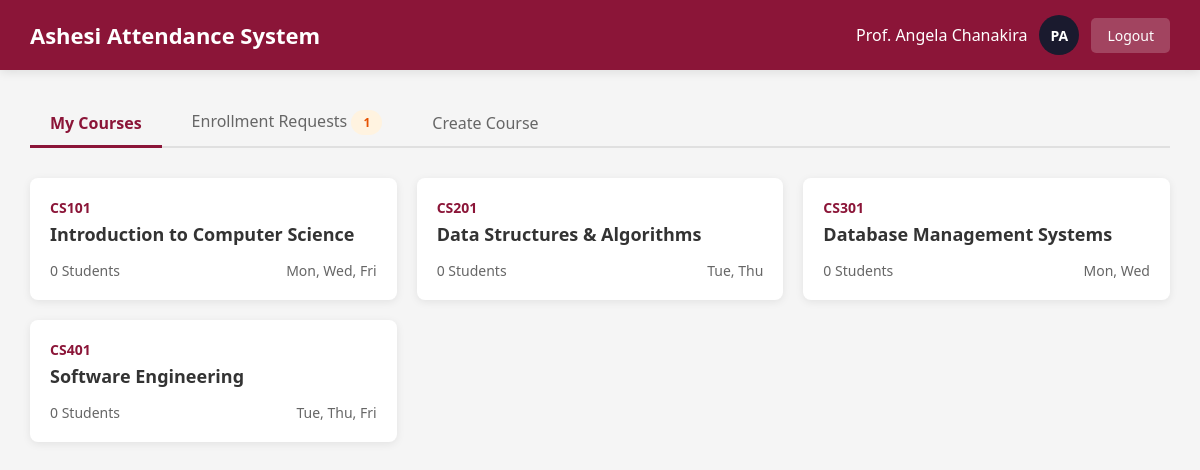
Page /activity4/faculty_dashboard.php (signed in) on the committed database.
### tables this page shows
CREATE TABLE `courses` (
  `id` int(11) NOT NULL,
  `course_code` varchar(20) NOT NULL,
  `course_name` varchar(150) NOT NULL,
  `faculty_id` int(11) NOT NULL,
  `schedule` varchar(100) DEFAULT NULL,
  `created_at` timestamp NOT NULL DEFAULT current_timestamp()
);

### activity4/config.php (called while the page is built, shortened)
<?php
function get_initials($name) {
    $words = explode(' ', $name);
    $initials = '';
    foreach ($words as $word) {
        $initials .= strtoupper(substr($word, 0, 1));
    }
    return substr($initials, 0, 2);
}
?>

### activity4/faculty_dashboard.php (the view, shortened to what this page needs)
<?php
require_once 'config.php';
$conn = getDBConnection();
$user_id = $_SESSION['user_id'];
$stmt = $conn->prepare("
    SELECT c.*,
           (SELECT COUNT(*) FROM enrollment_requests WHERE course_id = c.id AND status = 'approved') as student_count
    FROM courses c
    WHERE c.faculty_id = ?
    ORDER BY c.created_at DESC
");
$stmt->bind_param("i", $user_id);
$stmt->execute();
$courses = $stmt->get_result()->fetch_all(MYSQLI_ASSOC);
$stmt = $conn->prepare("
    SELECT er.*, u.full_name, u.email, c.course_code, c.course_name
    FROM enrollment_requests er
    JOIN users u ON er.student_id = u.id
    JOIN courses c ON er.course_id = c.id
    WHERE c.faculty_id = ? AND er.status = 'pending'
    ORDER BY er.requested_at DESC
");
$stmt->bind_param("i", $user_id);
$stmt->execute();
$pending_requests = $stmt->get_result()->fetch_all(MYSQLI_ASSOC);
?>
<!DOCTYPE html>
<html lang="en">
<head>
    <link rel="stylesheet" href="faculty.css">
</head>
<body>
    <nav class="navbar">
        <h1>Ashesi Attendance System</h1>
        <div class="user-info">
            <span><?php echo htmlspecialchars($_SESSION['full_name']); ?></span>
            <div class="user-avatar"><?php echo get_initials($_SESSION['full_name']); ?></div>
            <a href="logout.php" class="logout-btn">Logout</a>
        </div>
    </nav>
    <div class="container">
        <div class="tabs">
            <button class="tab active" onclick="showTab('courses')">My Courses</button>
            <button class="tab" onclick="showTab('requests')">
                Enrollment Requests
                <?php if (count($pending_requests) > 0): ?>
                    <span class="badge badge-pending"><?php echo count($pending_requests); ?></span>
                <?php endif; ?>
            </button>
            <button class="tab" onclick="showTab('create')">Create Course</button>
        </div>
        <div id="courses" class="tab-content active">
            <?php if (empty($courses)): ?>
                <div class="empty-state">
                    <p>You haven't created any courses yet.</p>
                </div>
            <?php else: ?>
                <div class="courses-grid">
                    <?php foreach ($courses as $course): ?>
                        <div class="course-card">
                            <div class="course-code"><?php echo htmlspecialchars($course['course_code']); ?></div>
                            <div class="course-name"><?php echo htmlspecialchars($course['course_name']); ?></div>
                            <div class="course-meta">
                                <span><?php echo $course['student_count']; ?> Students</span>
                                <span><?php echo htmlspecialchars($course['schedule'] ?: 'No schedule'); ?></span>
                            </div>
                        </div>
                    <?php endforeach; ?>
                </div>
            <?php endif; ?>
        </div>
    </div>
</body>
</html>

### activity4/faculty.css (style rules this page uses)
* { margin: 0; padding: 0; box-sizing: border-box; font-family: 'Segoe UI', Tahoma, Geneva, Verdana, sans-serif; }
body { background: #f5f5f5; min-height: 100vh; }
.navbar { background: #8B1538; color: white; padding: 15px 30px; display: flex; justify-content: space-between; align-items: center; box-shadow: 0 2px 10px rgba(0,0,0,0.1); }
.navbar h1 { font-size: 22px; }
.user-info { display: flex; align-items: center; gap: 12px; }
.user-avatar { width: 40px; height: 40px; background: #1a1a2e; border-radius: 50%; display: flex; align-items: center; justify-content: center; font-weight: bold; font-size: 14px; }
.logout-btn { background: rgba(255,255,255,0.2); color: white; padding: 8px 16px; border: none; border-radius: 5px; cursor: pointer; text-decoration: none; font-size: 14px; }
.container { max-width: 1200px; margin: 0 auto; padding: 30px; }
.tabs { display: flex; gap: 10px; margin-bottom: 30px; border-bottom: 2px solid #e0e0e0; padding-bottom: 10px; }
.tab { padding: 10px 20px; cursor: pointer; border: none; background: none; font-size: 16px; color: #666; border-bottom: 3px solid transparent; margin-bottom: -12px; }
.tab.active { color: #8B1538; border-bottom-color: #8B1538; font-weight: 600; }
.tab-content { display: none; }
.tab-content.active { display: block; }
.courses-grid { display: grid; grid-template-columns: repeat(auto-fill, minmax(300px, 1fr)); gap: 20px; }
.course-card { background: white; border-radius: 8px; padding: 20px; box-shadow: 0 2px 8px rgba(0,0,0,0.08); }
.course-code { color: #8B1538; font-weight: 600; font-size: 14px; margin-bottom: 5px; }
.course-name { font-size: 18px; font-weight: 600; color: #333; margin-bottom: 15px; }
.course-meta { display: flex; justify-content: space-between; color: #666; font-size: 14px; }
.badge { display: inline-block; padding: 4px 12px; border-radius: 20px; font-size: 12px; font-weight: 600; }
.badge-pending { background: #fff3e0; color: #e65100; }

### rows in the picture
courses: course_code "CS101", course_name "Introduction to Computer Science", student_count "0", schedule "Mon, Wed, Fri"
courses: course_code "CS201", course_name "Data Structures & Algorithms", student_count "0", schedule "Tue, Thu"
courses: course_code "CS301", course_name "Database Management Systems", student_count "0", schedule "Mon, Wed"
courses: course_code "CS401", course_name "Software Engineering", student_count "0", schedule "Tue, Thu, Fri"

### other values in the picture
$_SESSION['full_name'] "Prof. Angela Chanakira"
get_initials($_SESSION['full_name']) "PA"
count($pending_requests) "1"
